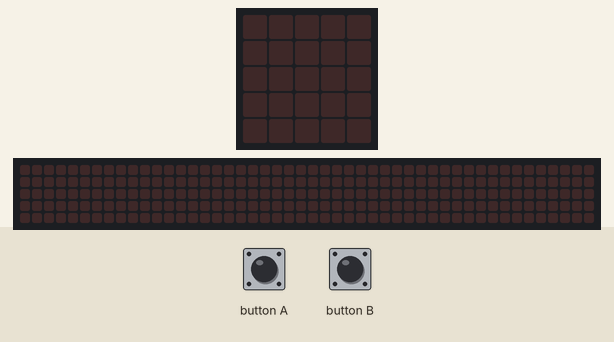
Bench run of a program on a simulated BBC micro:bit running MicroPython. Shown: the board's 5×5 LED display, a strip that is not on the board, showing the scrolling text unrolled. Inputs (shaded band) come from the test bench. The 48×5 strip is a reading aid, not a part: it shows the text the display is scrolling, unrolled, one strip-width of it at a time.

Above: at 1.2 s.
1.3 s: button A pressed for 0.15 s
At 1.37 s:
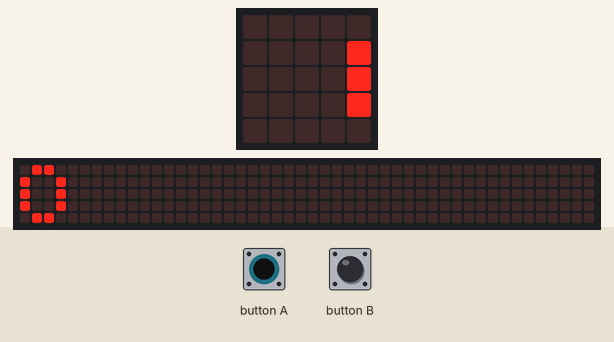
4.3 s: button B pressed for 0.15 s
At 4.6 s:
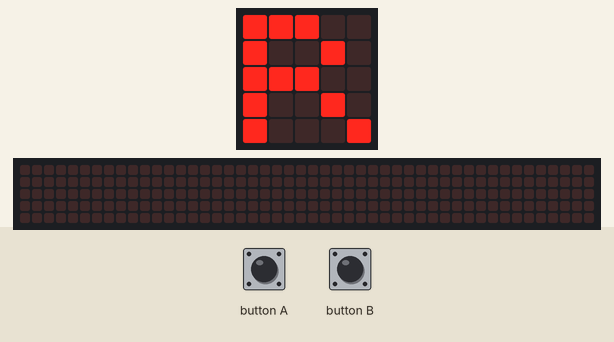
5.9 s: button A pressed for 1 s
At 6.12 s:
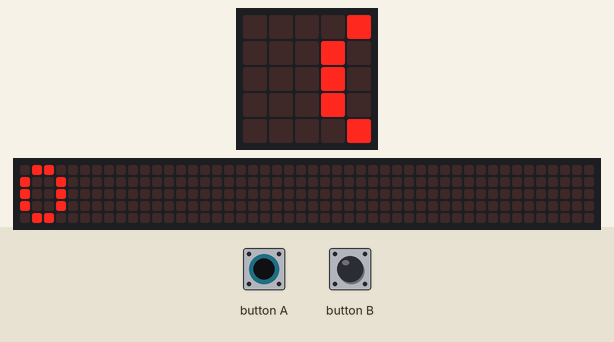
8.9 s: button A pressed for 3.2 s
At 9.27 s:
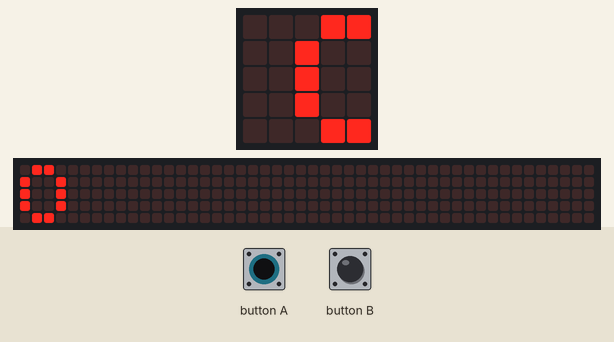
Timing chart, 0 to 11.9 s (numbered marks = the images above; inputs shaded):
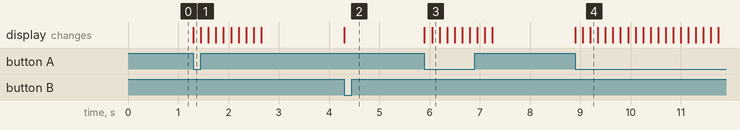

Measured:
- after the input at 1.3 s, the display: changes at once (image 1)
- after the input at 4.3 s, the display: changes at once (image 2)
- after the input at 5.9 s, the display: first changes at once (image 3 shows a later state)
- after the input at 8.9 s, the display: first changes at once (image 4 shows a later state)

The program:

contador_pasos.py
```python
from microbit import *


# Inicializar el contador de pasos
pasos = 0


while True:
    # Detectar si el Micro:bit está siendo agitado
    if accelerometer.was_gesture("shake"):
        pasos += 1  # Incrementar el contador


    # Mostrar pasos al presionar botón A
    if button_a.is_pressed():
        display.scroll(str(pasos))


    # Reiniciar el contador al presionar botón B
    if button_b.is_pressed():
        pasos = 0
        display.show("R")  # Mostrar una "R" como confirmación
```
